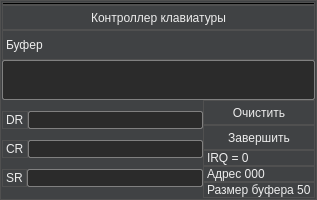
<?xml version="1.0" encoding="UTF-8"?>
<ui version="4.0">
 <class>KeyView</class>
 <widget class="QWidget" name="KeyView">
  <property name="geometry">
   <rect>
    <x>0</x>
    <y>0</y>
    <width>317</width>
    <height>200</height>
   </rect>
  </property>
  <property name="minimumSize">
   <size>
    <width>0</width>
    <height>200</height>
   </size>
  </property>
  <property name="maximumSize">
   <size>
    <width>16777215</width>
    <height>200</height>
   </size>
  </property>
  <property name="windowTitle">
   <string>Form</string>
  </property>
  <property name="styleSheet">
   <string notr="true">QWidget {
	border: 1px solid rgb(80, 80, 80);
	color: rgb(236, 236, 236);
	background-color: rgb(64, 66, 68);
	font: 10pt &quot;Consolas&quot;;
}

QLineEdit {
    border: 1px solid gray;
    border-radius: 2px;
	background-color: rgb(43, 43, 43);
    selection-background-color: darkgray;
	font: 12pt &quot;Consolas&quot;;
}

QPushButton {
		border: 1px solid rgb(80, 80, 80);
}

QPushButton:pressed {
		background-color: qlineargradient(spread:reflect, x1:0, y1:0, x2:0.488636, 				y2:0, stop:0 rgba(38, 40, 41, 255), stop:1 rgba(38, 40, 41, 255));
}

QPushButton:hover{
	background-color: qlineargradient(spread:reflect, x1:0, y1:0, x2:0.517045, y2:0, stop:0 rgba(127, 131, 135, 255), stop:1 rgba(96, 99, 102, 255));
}
</string>
  </property>
  <layout class="QVBoxLayout" name="verticalLayout_4">
   <property name="spacing">
    <number>0</number>
   </property>
   <property name="leftMargin">
    <number>2</number>
   </property>
   <property name="topMargin">
    <number>2</number>
   </property>
   <property name="rightMargin">
    <number>2</number>
   </property>
   <property name="bottomMargin">
    <number>2</number>
   </property>
   <item>
    <widget class="Line" name="line">
     <property name="styleSheet">
      <string notr="true">background-color: rgb(0, 0, 0);</string>
     </property>
     <property name="orientation">
      <enum>Qt::Horizontal</enum>
     </property>
    </widget>
   </item>
   <item>
    <widget class="QLabel" name="label">
     <property name="minimumSize">
      <size>
       <width>0</width>
       <height>25</height>
      </size>
     </property>
     <property name="maximumSize">
      <size>
       <width>16777215</width>
       <height>25</height>
      </size>
     </property>
     <property name="text">
      <string>Контроллер клавиатуры</string>
     </property>
     <property name="alignment">
      <set>Qt::AlignCenter</set>
     </property>
    </widget>
   </item>
   <item>
    <layout class="QVBoxLayout" name="verticalLayout">
     <item>
      <widget class="QLabel" name="label_2">
       <property name="text">
        <string>Буфер</string>
       </property>
      </widget>
     </item>
     <item>
      <widget class="QLineEdit" name="boxBuff">
       <property name="minimumSize">
        <size>
         <width>0</width>
         <height>40</height>
        </size>
       </property>
       <property name="maximumSize">
        <size>
         <width>166666</width>
         <height>40</height>
        </size>
       </property>
      </widget>
     </item>
    </layout>
   </item>
   <item>
    <layout class="QHBoxLayout" name="horizontalLayout_4">
     <property name="spacing">
      <number>0</number>
     </property>
     <item>
      <layout class="QVBoxLayout" name="verticalLayout_2">
       <item>
        <layout class="QHBoxLayout" name="horizontalLayout">
         <item>
          <widget class="QLabel" name="label_3">
           <property name="text">
            <string>DR</string>
           </property>
          </widget>
         </item>
         <item>
          <widget class="QLineEdit" name="boxDr"/>
         </item>
        </layout>
       </item>
       <item>
        <layout class="QHBoxLayout" name="horizontalLayout_2">
         <item>
          <widget class="QLabel" name="label_4">
           <property name="text">
            <string>CR</string>
           </property>
          </widget>
         </item>
         <item>
          <widget class="QLineEdit" name="boxCr"/>
         </item>
        </layout>
       </item>
       <item>
        <layout class="QHBoxLayout" name="horizontalLayout_3">
         <item>
          <widget class="QLabel" name="label_5">
           <property name="text">
            <string>SR</string>
           </property>
          </widget>
         </item>
         <item>
          <widget class="QLineEdit" name="boxSr"/>
         </item>
        </layout>
       </item>
      </layout>
     </item>
     <item>
      <layout class="QVBoxLayout" name="verticalLayout_3">
       <property name="spacing">
        <number>0</number>
       </property>
       <item>
        <widget class="QPushButton" name="pushButton">
         <property name="minimumSize">
          <size>
           <width>0</width>
           <height>25</height>
          </size>
         </property>
         <property name="maximumSize">
          <size>
           <width>16777215</width>
           <height>25</height>
          </size>
         </property>
         <property name="text">
          <string>Очистить</string>
         </property>
        </widget>
       </item>
       <item>
        <widget class="QPushButton" name="pushButton_2">
         <property name="minimumSize">
          <size>
           <width>0</width>
           <height>25</height>
          </size>
         </property>
         <property name="maximumSize">
          <size>
           <width>16777215</width>
           <height>25</height>
          </size>
         </property>
         <property name="text">
          <string>Завершить</string>
         </property>
        </widget>
       </item>
       <item>
        <widget class="QLabel" name="label_6">
         <property name="text">
          <string>IRQ = 0</string>
         </property>
        </widget>
       </item>
       <item>
        <widget class="QLabel" name="label_7">
         <property name="text">
          <string>Адрес 000</string>
         </property>
        </widget>
       </item>
       <item>
        <widget class="QLabel" name="label_8">
         <property name="text">
          <string>Размер буфера 50</string>
         </property>
        </widget>
       </item>
      </layout>
     </item>
    </layout>
   </item>
  </layout>
 </widget>
 <resources/>
 <connections/>
</ui>
